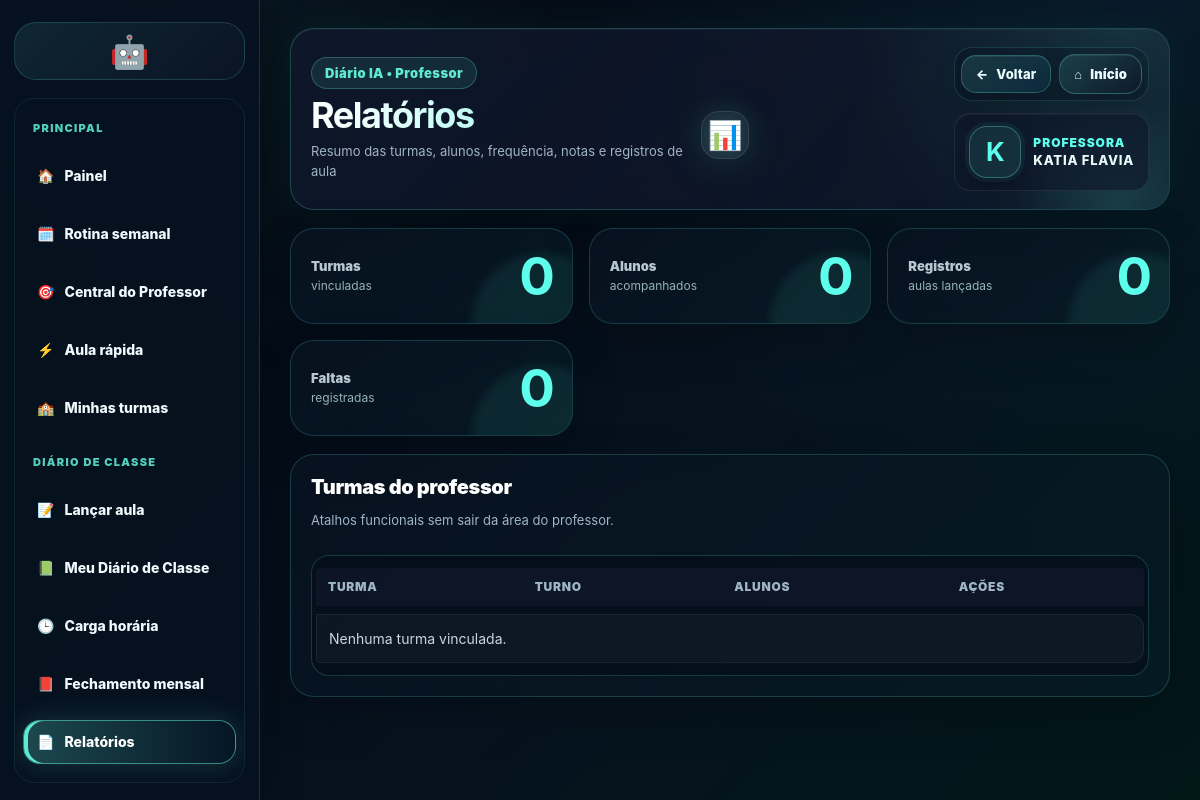
The app's page /professor/relatorios/ (signed in) with its own data.
### apps/usuarios/models.py (models this page shows, shortened)
class Usuario(AbstractUser):
    class TipoUsuario(models.TextChoices):
        ADMIN = 'ADMIN', 'Administrador'
        PROF = 'PROF', 'Professor'
        COORD = 'COORD', 'Coordenador'
        SEC = 'SEC', 'Secretaria'
    tipo = models.CharField(
        max_length=10,
        choices=TipoUsuario.choices,
        default=TipoUsuario.PROF
    )
    foto = models.ImageField(
        upload_to="professores/",
        null=True,
        blank=True
    )
    gestao_teste_inicio = models.DateTimeField(
        null=True,
        blank=True,
        verbose_name="Início do teste da gestão",
    )
    gestao_acesso_expira_em = models.DateTimeField(
        null=True,
        blank=True,
        verbose_name="Acesso da gestão expira em",
    )
    gestao_acesso_bloqueado = models.BooleanField(
        default=False,
        verbose_name="Acesso da gestão bloqueado",
    )
    gestao_serial_ultimo = models.CharField(
        max_length=255,
        blank=True,
        default="",
        verbose_name="Último serial aplicado",
    )

### apps/core/views_relatorios.py (the view)
# urls.py: path('professor/relatorios/', views.professor_relatorios, name='professor_relatorios'),
@login_required
def professor_relatorios(request):
    if not usuario_professor(request.user):
        return render(request, "core/acesso_negado.html")
    turmas_qs = _turmas_do_professor(request.user).prefetch_related("alunos")
    alunos = Aluno.objects.filter(turma__in=turmas_qs, ativo=True)
    conteudos = ConteudoAula.objects.filter(professor=request.user, turma__in=turmas_qs)
    faltas = Frequencia.objects.filter(turma__in=turmas_qs, presente=False)
    return render(request, "core/professor_relatorios.html", {
        "hoje": date.today(),
        "turmas": turmas_qs,
        "total_turmas": turmas_qs.count(),
        "total_alunos": alunos.count(),
        "total_conteudos": conteudos.count(),
        "total_faltas": faltas.count(),
    })

### apps/core/context_processors.py (called while the page is built, shortened)
def escola_institucional(request):
    dados = {
        "escola_login": None,
        "escola_login_estado": "ESTADO DO MARANHÃO",
        "escola_login_secretaria": "SECRETARIA DE ESTADO DA EDUCAÇÃO",
        "escola_login_nome_titulo": "Instituição escolar",
        "escola_login_nome_info": "Configurar no painel da gestão",
        "escola_login_aldeia": "Configurar no painel da gestão",
        "escola_login_terra": "Configurar no painel da gestão",
        "escola_login_texto": "Ambiente oficial de acesso da instituição escolar.",
        "gestor_login_nome": "Direção escolar",
        "gestor_login_cargo": "Gestão responsável",
    }
    try:
        from apps.academico.models import Escola
        escola = Escola.objects.filter(ativa=True).first() or Escola.objects.first()
        dados["escola_login"] = escola
    except Exception:
        pass
    return dados

### apps/core/templatetags/tratamento_usuario_tags.py (called while the page is built)
def _clean(value):
    return str(value or "").strip()

def _nome_usuario(user):
    if not user:
        return ""
    full_name = ""
    try:
        full_name = user.get_full_name()
    except Exception:
        full_name = ""
    for value in [
        full_name,
        getattr(user, "nome", ""),
        getattr(user, "first_name", ""),
        getattr(user, "username", ""),
        getattr(user, "email", ""),
    ]:
        value = _clean(value)
        if value:
            if "@" in value and not value.startswith("@"):  # e-mail como último recurso
                return value.split("@", 1)[0].replace(".", " ").replace("_", " ").title()
            return value.title() if value.islower() else value
    return "Usuário"

def _primeiro_nome(user):
    nome = _nome_usuario(user)
    return _clean(nome.split()[0]).lower()

def _provavel_feminino(user):
    primeiro = _primeiro_nome(user)
    if not primeiro:
        return False
    if primeiro in _NOMES_FEMININOS:
        return True
    if primeiro in _NOMES_MASCULINOS or primeiro in _NOMES_MASCULINOS_TERMINADOS_EM_A:
        return False
    return primeiro.endswith("a")

@register.filter
def nome_exibicao(user):
    return _nome_usuario(user)

@register.filter
def tratamento_professor(user):
    return "Professora" if _provavel_feminino(user) else "Professor"

### apps/core/views_shared.py (called while the page is built)
def usuario_gestor(user):
    return user.is_authenticated and user.tipo in ["ADMIN", "COORD", "SEC"]

def usuario_professor(user):
    return user.is_authenticated and user.tipo == "PROF"

### templates/core/professor_relatorios.html
{% extends "core/base_professor_premium.html" %}
{% block titulo %}Relatórios{% endblock %}
{% block subtitulo %}Resumo das turmas, alunos, frequência, notas e registros de aula{% endblock %}
{% block icone %}📊{% endblock %}
{% block conteudo %}
<section class="cards gestao-cards professor-metric-grid professor-dashboard-kpis">
  <div class="card premium-card professor-metric-card"><span>Turmas</span><h2>{{ total_turmas }}</h2><small>vinculadas</small></div>
  <div class="card premium-card professor-metric-card"><span>Alunos</span><h2>{{ total_alunos }}</h2><small>acompanhados</small></div>
  <div class="card premium-card professor-metric-card"><span>Registros</span><h2>{{ total_conteudos }}</h2><small>aulas lançadas</small></div>
  <div class="card premium-card professor-metric-card"><span>Faltas</span><h2>{{ total_faltas }}</h2><small>registradas</small></div>
</section>
<section class="panel table-panel premium-safe-panel"><div class="panel-top"><div><h3>Turmas do professor</h3><p>Atalhos funcionais sem sair da área do professor.</p></div></div><div class="table-scroll"><table class="premium-table"><thead><tr><th>Turma</th><th>Turno</th><th>Alunos</th><th>Ações</th></tr></thead><tbody>{% for turma in turmas %}<tr><td><strong>{{ turma.nome }}</strong></td><td>{{ turma.turno|default:'—' }}</td><td>{{ turma.alunos.count }}</td><td><div class="safe-action-row"><a class="btn-ghost-premium" href="{% url 'turma_detalhe' turma.id %}">Diário</a><a class="btn-ghost-premium" href="{% url 'frequencia_mensal_turma' turma.id %}">Frequência mensal</a><a class="btn-ghost-premium" href="{% url 'notas_turma' turma.id %}">Notas</a></div></td></tr>{% empty %}<tr><td colspan="4">Nenhuma turma vinculada.</td></tr>{% endfor %}</tbody></table></div></section>
{% endblock %}

### templates/core/base_professor_premium.html (shortened to what this page needs)
{% load static tratamento_usuario_tags %}
<!doctype html>
<html lang="pt-br">
<head>
    <link rel="stylesheet" href="{% static 'css/premium_base_final.css' %}">
    <link rel="stylesheet" href="{% static 'css/premium_responsive_final.css' %}">
    <link rel="stylesheet" href="{% static 'css/premium_print_final.css' %}">
</head>
<body>
<div class="layout ia-clean-shell professor-shell">
    {% include 'partials/professor_sidebar.html' %}
    <main class="content professor-content">
        <header class="topbar premium-header-card compact-premium-header no-print">
            <div class="topbar-left premium-header-title"><span class="premium-header-badge">Diário IA • Professor</span><div class="premium-header-row"><div><h1>{% block titulo %}{% endblock %}</h1><p>{% block subtitulo %}Painel do professor{% endblock %}</p></div><span class="premium-header-icon">{% block icone %}✨{% endblock %}</span></div></div>
            <div class="topbar-right">{% include 'partials/professor_page_actions.html' %}<a class="hero-mini-card professor-mini-user profile-mini-link profile-mini-with-name" href="{% url 'professor_configuracoes' %}" title="Minha imagem e perfil">
                {% if request.user and request.user.is_authenticated and request.user.foto %}
                    <img class="profile-mini-photo" src="{{ request.user.foto.url }}" alt="Imagem do professor">
                {% else %}
                    <strong class="profile-mini-initial">{% if request.user and request.user.is_authenticated %}{{ request.user|nome_exibicao|default:'P'|slice:':1' }}{% else %}P{% endif %}</strong>
                {% endif %}
                <span class="profile-mini-text">
                    <b class="profile-mini-role">{% if request.user and request.user.is_authenticated %}{{ request.user|tratamento_professor }}{% else %}Professor(a){% endif %}</b>
                    <small class="profile-mini-name">{% if request.user and request.user.is_authenticated %}{{ request.user|nome_exibicao }}{% else %}Acesso do professor{% endif %}</small>
                </span>
            </a></div>
        </header>
        {% block conteudo %}{% endblock %}
    </main>
</div>
</body>
</html>

### records on screen
Usuario: user|nome_exibicao "K", user|tratamento_professor "PROFESSORA", user|nome_exibicao "KATIA FLAVIA"

### other values on screen
{{ total_turmas }} "0"
{{ total_alunos }} "0"
{{ total_conteudos }} "0"
{{ total_faltas }} "0"
